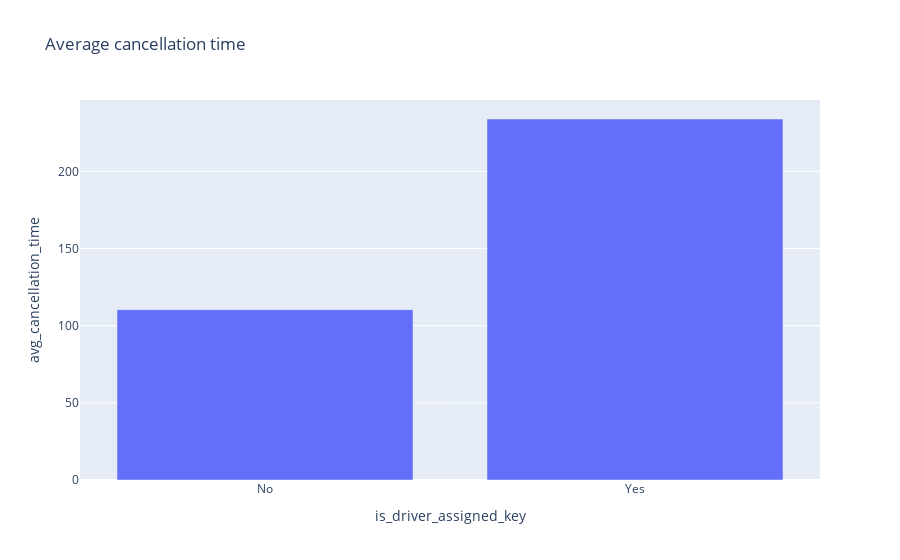

Here is the notebook cell this chart was saved with:
### Code cell
fig=px.bar(data_frame=df_orders_cancellation_time,x='is_driver_assigned_key',y="avg_cancellation_time",title="Average cancellation time")
fig.update_xaxes(
    tickvals=[0,1]
)
fig.show()

### Figure 1 — Plotly figure (JSON) as saved in the notebook; plotly's stock layout.template omitted (floating-point values rounded to 4 significant figures)
{"data": [{"alignmentgroup": "True", "hovertemplate": "is_driver_assigned_key=%{x}<br>avg_cancellation_time=%{y}<extra></extra>", "legendgroup": "", "marker": {"color": "#636efa", "pattern": {"shape": ""}}, "name": "", "offsetgroup": "", "orientation": "v", "showlegend": false, "textposition": "auto", "type": "bar", "x": ["No", "Yes", "No", "Yes"], "xaxis": "x", "y": [110.4, 233.9, null, null], "yaxis": "y"}], "layout": {"barmode": "relative", "legend": {"tracegroupgap": 0}, "title": {"text": "Average cancellation time"}, "xaxis": {"anchor": "y", "domain": [0, 1], "tickvals": [0, 1], "title": {"text": "is_driver_assigned_key"}}, "yaxis": {"anchor": "x", "domain": [0, 1], "title": {"text": "avg_cancellation_time"}}}}
